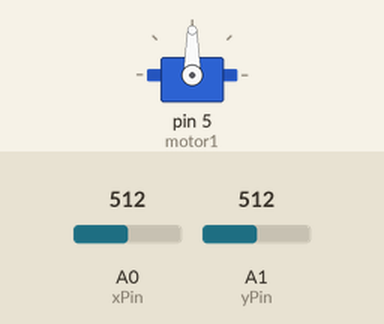
This sketch was run on a simulated Arduino Uno, built with avr-gcc and run on an emulated ATmega328P. Shown: servo. The test bench sets the inputs (shaded band); at power-on: A1 (yPin) = 512, A0 (xPin) = 512.

Above: at 1.2 s.
1.3 s: A1 (yPin) set to 716
At 2.5 s:
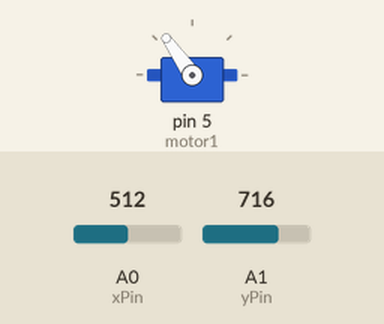
2.8 s: A1 (yPin) set to 900
At 3.8 s:
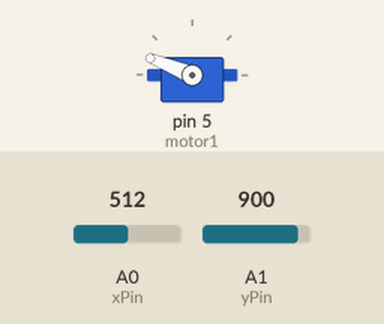
4.3 s: A1 (yPin) set to 1023
At 5.0 s:
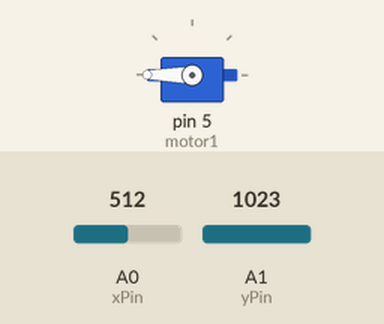
5.8 s: A1 (yPin) set to 306
At 6.1 s:
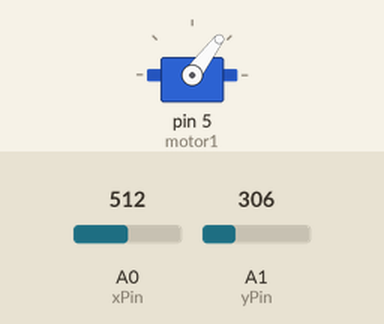
7.3 s: A1 (yPin) set to 122
At 8.4 s:
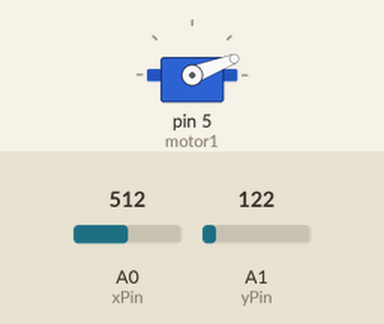
Timing chart, 0 to 9.8 s (numbered marks = the images above; inputs shaded):
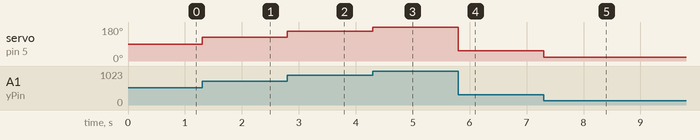

The sketch:

Servo_Motor_Control_with_2Axis_Joystick.ino
```cpp
#include <Servo.h>
int xPin = A0;
int yPin = A1;

Servo motor1;

int xPozisyon = 0;
int yPozisyon = 0;


void setup()
{
  pinMode(xPin, INPUT);
  pinMode(yPin, INPUT);
  motor1.attach(5);
}

void loop()
{
  xPozisyon = map(analogRead(xPin),0,1023,0,180);
  yPozisyon = map(analogRead(yPin),0,1023,0,180);
  if(xPin == INPUT)
  {
    motor1.write(xPozisyon);
  }
  else
  {
    motor1.write(yPozisyon);
  }
}
```

Measured:
- after the input at 1.3 s, servo on pin 5 (motor1): 90° → 125° at once
- after the input at 2.8 s, servo on pin 5 (motor1): 125° → 158° at once
- after the input at 4.3 s, servo on pin 5 (motor1): 158° → 180° at once
- after the input at 5.8 s, servo on pin 5 (motor1): 180° → 53° at once
- after the input at 7.3 s, servo on pin 5 (motor1): 53° → 21° at once
